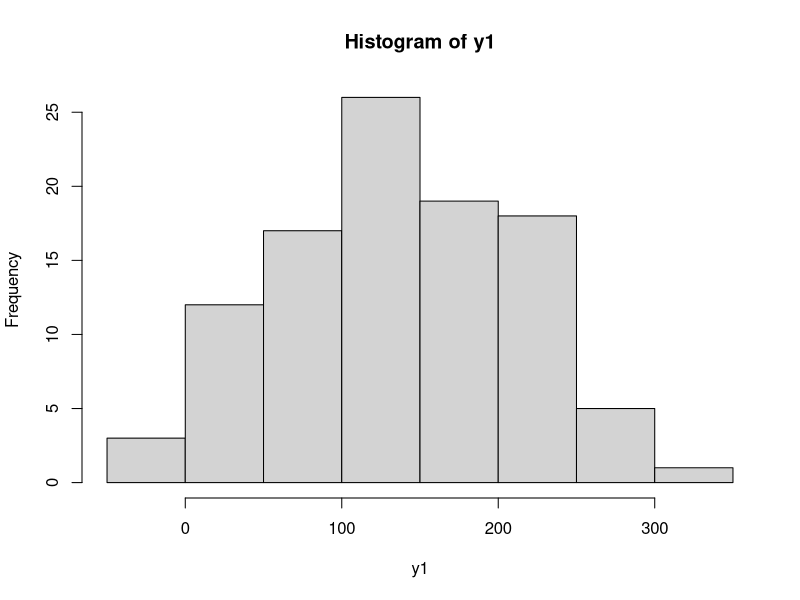
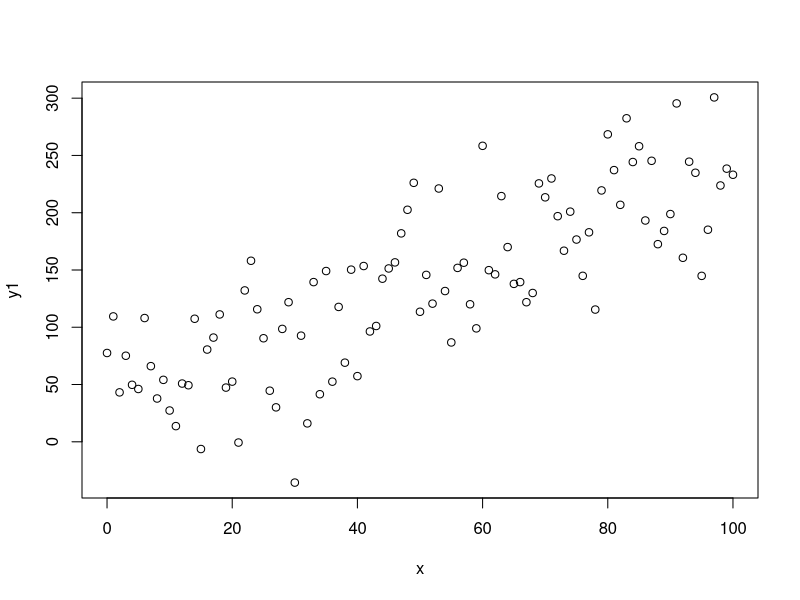
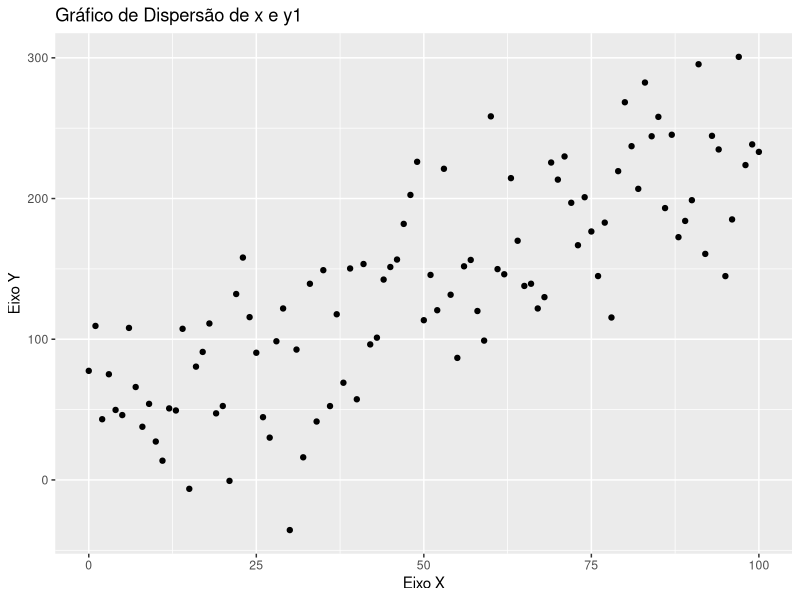
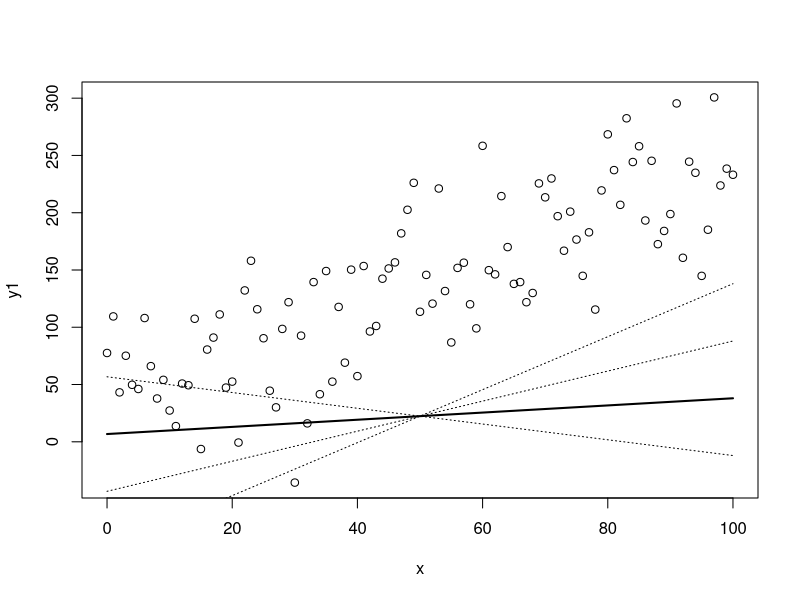

Source code (R) for these figures, in order: (Note: this script raises an error after producing the figures.)
# Lista de Exercícios Parte 1 - Capítulo 11 (Machine Learning)

# Configurando o diretório de trabalho
setwd("C:/Users/Julia/Desktop/CienciaDeDados/1.Big-Data-Analytics-com-R-e-Microsoft-Azure-Machine-Learning/11.Machine-Learning-em-Linguagem-R")
getwd()


# Carregando pacotes

library(tidyverse) # manipulação de dados
library(dplyr)     # manipulação de dados
library(corrplot)  # criar gráfico de mapa de correlação
library(ggplot2)   # criar outros gráficos (especificamente de dispersão)
library(caret)     # usado em tarefas de classificação e regressão para simplificar o processo de treinamento de modelos




## Exercício 1 - Massa de dados aleatória

# Criando a massa de dados (apesar de aleatória, y possui uma relação com os dados de x)
x <- seq(0, 100)
y <- 2 * x + 35

x
y

# Gerando uma distribuição normal
y1 <- y + rnorm(101, 0, 50)
y1

# Histograma
hist(y1)



# -> Crie um plot do relacionamento de x e y1 (criando um Scatter plot)

plot(x, y1, type = 'p')

# Usando ggplot
dados <- data.frame(x = x, y1 = y1)

ggplot(dados, aes(x = x, y = y1)) +
  geom_point() +
  labs(x = "Eixo X", y = "Eixo Y") +
  ggtitle("Gráfico de Dispersão de x e y1")



# -> Crie um modelo de regressão para as duas variáveis x e y1:

modelo <- lm(data = dados, x ~ y1)
modelo
summary(modelo)



# -> Capture os coeficentes:

coeficientes <- coef(modelo)

a <- coeficientes[1]
b <- coeficientes[2]

# Capturar os coeficientes de um modelo de regressão linear é útil por várias razões:

# -> Interpretação dos efeitos: Os coeficientes do modelo indicam como uma unidade de mudança na variável independente 
#    (no caso, y1) está associada a uma mudança na variável dependente (x). No seu modelo, o coeficiente 0.2625 indica que,
#    para cada unidade de aumento em y1, x aumenta em média 0.2625 unidades. O coeficiente de interceptação (14.0219542) 
#    representa o valor estimado de x quando y1 é igual a zero.

# -> Previsões: Você pode usar esses coeficientes para fazer previsões. Por exemplo, se você tiver um novo valor de y1, poderá
#    usar o modelo e os coeficientes para prever o valor correspondente de x.



# Fórmula de Regressão (utilizando dados dos coeficientes)
y2 <- a + b*x

# -> Visualize a linha de regressão: (antes tem que carregar a linha de código com o plot)

plot(x, y1, type = 'p')

lines(x, y2, lwd = 2)


# Simulando outras possíveis linhas de regressão

y3 <- (y2[51]-50*(b-1))+(b-1)*x
y4 <- (y2[51]-50*(b+1))+(b+1)*x
y5 <- (y2[51]-50*(b+2))+(b+2)*x
lines(x,y3,lty=3)
lines(x,y4,lty=3)
lines(x,y5,lty=3)





## Exercício 2 - Pesquisa sobre idade e tempo de reação

# Criando os dados

Idade <- c(9,13,14,21,15,18,20,8,14,23,16,21,10,12,20,
           9,13,5,15,21)

Tempo <- c(17.87,13.75,12.72,6.98,11.01,10.48,10.19,19.11,
           12.72,0.45,10.67,1.59,14.91,14.14,9.40,16.23,
           12.74,20.64,12.34,6.44)

dados <- as.data.frame(Idade = Idade, Tempo = Tempo)

# -> Crie um Gráfico de Dispersão (ScatterPlot):

plot(Idade, Tempo, type = 'p')


# -> Crie um modelo de regressão:

modelo <- lm(Idade ~ Tempo)
modelo
summary(modelo)


# -> Calcule a reta (linha) de regressão: 

## Opção 1 (capturando coeficientes)

# Capturando os coeficentes:

coeficientes <- coef(modelo)
coeficientes
a <- coeficientes[1]
b <- coeficientes[2]

# Aplicando a Fórmula de Regressão (utilizando dados dos coeficientes)
formula <- a + b*Idade


## Opção 2 (aplicando a fórmula colocando os dados direto)

formula2 <- 25.7485266 + -0.9299878 * Idade



# -> Visualize a linha de regressão: 

formula
formula2



# -> Crie o gráfico da reta: (antes tem que carregar a linha de código com o plot)

plot(Idade, Tempo, type = 'p')
lines(Idade, formula, lwd = 2)










# Exercício 3 - Relação entre altura e peso

# Criando os dados
alturas = c(176, 154, 138, 196, 132, 176, 181, 169, 150, 175)
pesos = c(82, 49, 53, 112, 47, 69, 77, 71, 62, 78)

plot(alturas, pesos, pch = 16, cex = 1.3, col = "blue", 
     main = "Altura x Peso", 
     ylab = "Peso Corporal (kg)", 
     xlab = "Altura (cm)")

# Crie o modelo de regressão


# Visualizando o modelo


# Gere a linha de regressão


# Faça as previsões de pesos com base na nova lista de alturas
alturas2 = data.frame(c(179, 152, 134, 197, 131, 178, 185, 162, 155, 172))


# Plot
plot(alturas, pesos, pch = 16, cex = 1.3, 
     col = "blue", 
     main = "Altura x Peso", 
     ylab = "Peso (kg)", 
     xlab = "Altura (cm)")

# Construindo a linha de regressão
abline(lm(pesos ~ alturas)) 

# Obtendo o tamanho de uma das amostras de dados
num <- length(alturas)
num

# Gerando um gráfico com os valores residuais
for (k in 1: num)  
  lines(c(alturas[k], alturas[k]), 
        c(pesos[k], pesos[k]))

# Gerando gráficos com a distribuição dos resíduos
par(mfrow = c(2,2))
plot(modelo)

